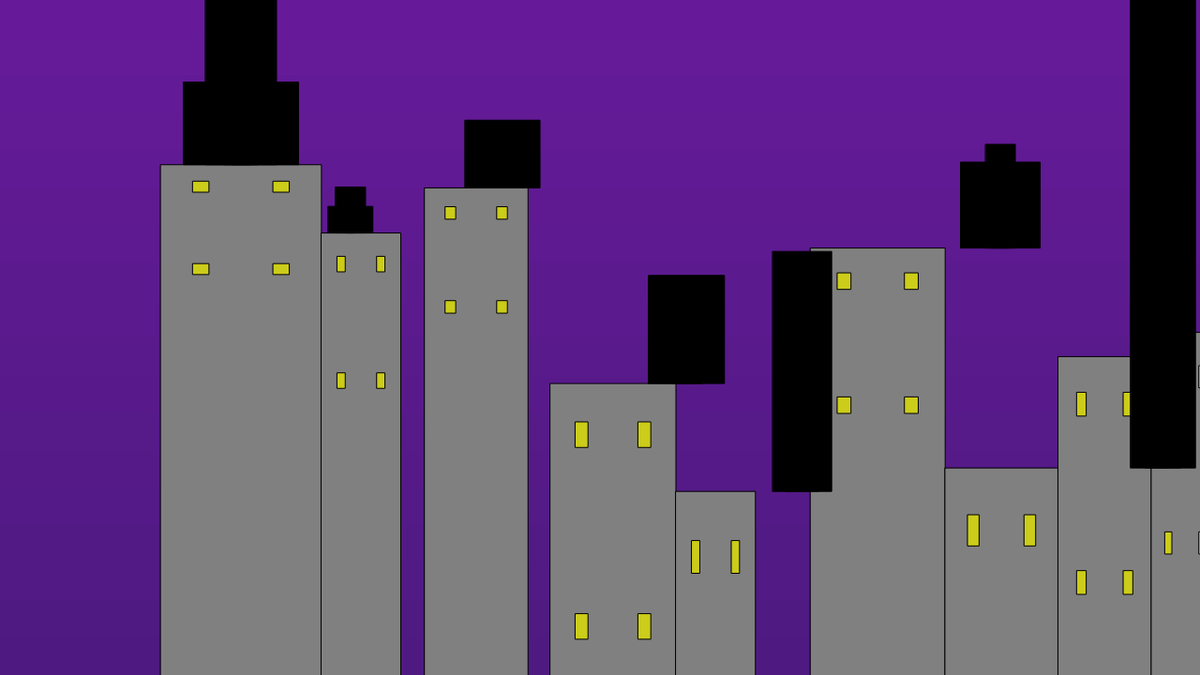
Frame 1 (no input)
Frame 60 (no input): identical to frame 1, image omitted
Frame 120 (the mouse pressed at the canvas centre since frame 60): identical to frame 1, image omitted

The p5.js sketch that drew this single still picture (run headless with seeded random() and noise() and a simulated clock; from frame 60 on, the mouse is pressed at the canvas centre):

// p5.js sketch
// ── sketch.js
var buildingList = []

var windowList = []

var storeyList = []

var num = 10; //number of buildings



function setup()
{
	colorMode(RGB, 1);
	createCanvas(1280, 720);
	background(0.5)

	color_gradient(40)
// #############################################################################################
//Put Objects into their Arrays

	for (var i = 0; i < 10; i++)         //put BUILDINGS into its Array
	{
	buildingList[i] = new Building00(i); //(noise_index)
	}


	for (var i = 0; i < 10; i++)         //put WINDOWS into its Array
	{
	windowList[i] = new Windows00(buildingList[i].x, buildingList[i].y,
	                            buildingList[i].offset);
	}

	for (var i = 0; i < 10; i++)         //put WINDOWS into its Array
	{
	storeyList[i] = new Storey00(buildingList[i].x, buildingList[i].y,
	                             buildingList[i].offset);
	}





// #############################################################################################
//Call functions.

	push()
	  for (var i = 0; i < num; i++)
	  {
  		buildingList[i].show();

	    if (i < buildingList.length -1)
	    {
	      if ((buildingList[i+1].x) < (buildingList[i].x))
	        {
	          translate((buildingList[i].x) - (buildingList[i+1].x), 0)
	        }
	    }
	  }
	pop()


	push()
		for (var i = 0; i < num; i++)
		{
			windowList[i].show();

		    if (i < buildingList.length -1)
		    {
		      if ((buildingList[i+1].x) < (buildingList[i].x))
		        {
		          translate((buildingList[i].x) - (buildingList[i+1].x), 0)
		        }
		    }











			
		}




	pop() 


	push()
		for (var i = 0; i < num; i++)
		{
			storeyList[i].show();
		}
	pop() 


 // #############################################################################################

}

function draw()
{


  // windowList[0].show();
  //storeyList[0].show();
}


function Building00(noise_index)
{
    this.x = noise(noise_index * .8) * width/5;
    this.y = noise(noise_index * .8 + 100) * height;

    this.ratio = this.y / this.x;

    if (this.ratio  > 65 )
    {
      this.x *= map(this.ratio, 0, 500, 0, 200);
    }

    this.offset = 0;

    this.offset += this.x ;

    this.show = function()
    {
      fill(0.5)

      rect(this.x, this.y, this.x, height)

      translate(this.offset, 0)
    }
}







function color_gradient(thickness) // height and width of the canvas.
{                            //thickness of a subdivision. The thinner, the smoother.
    for (i = 0; i < height; i+= thickness)
    {
      var R = map(i, 0, height, 0.4, 0.3);
      var G = map(i, 0, height, 0.2, 0.1);
      var B = map(i, 0, height, 0.6, 0.5);


      push();

        fill(R, 0.1, B); //purple

        noStroke()  

        rect(0, i, width, thickness);

      pop();
    }
}
// ── particles.js
function Particles00() 
{
    this.x = random(width)
    this.y = random(200)

    this.len = random(2, 5)



    this.change = 0


    this.yspeed  = random(0, 0.75);             //use random for variation in speeds
    this.xspeed  = random(-0.5, 0.);


    this.show = function()
    {
        noStroke()
        fill(0.9, 0.9, 0.1)

        this.change += 0.1

        if (this.change > 6.28)
        {
            this.change = 0
        }

        this.scale = sin(this.change)*5


        // this.y += this.yspeed;                  //continuously update the xy position to simulate snow falling
        // this.x += this.xspeed;


        rect(this.x, this.y, this.len + this.scale, this.len + this.scale)
    }

}
// ── storey.js
function Storey00(buildingLen, buildingHeight, building_xoff)
{
    this.level_num = 4 //Math.floor(Math.random() * 4);  //get a random number of floors

    this.floor_len = buildingLen * random(0.5, 0.8)  //make the floor length smaller than the base building length



    this.x_offset = (buildingLen - this.floor_len)/2 //move the floor to the CENTER of the previous floor


    this.show = function()
    {
        fill(0)
        translate(building_xoff + this.x_offset, 0) //building offset + floor offset

        for (var i = 0; i < this.level_num; i ++) // for loop to make the floors
        {
            this.floor_height = this.floor_len / random(0, 2)

            //translate(0, )


          if( i == 0)
          {
            rect(0, buildingHeight-this.floor_height, this.floor_len, this.floor_height)
          }  



          if( i >=1 )
          {
              translate((last_floor_len - this.floor_len)/2 , 0)
              rect(0, buildingHeight-this.floor_height, this.floor_len, this.floor_height)
          }

         
            

            var last_floor_len = this.floor_len //store the length of the current/last floor to be.

            this.floor_len *= random(0.3, 0.7) // make the next floor length smaller



        }




    }
}
// ── windows.js
function Windows00(buildingLen, buildingHeight, building_xoff) //the length and height of the build the windows belong to. x and y translation offset.
{
    this.x = buildingLen/10
    this.y = buildingHeight/15


    this.x_range = buildingLen;
    this.y_range = buildingHeight;


    this.x_offset = building_xoff// + (buildingLen/2)/2;
    this.y_offset = this.y_range * 1.1;


    this.show = function()
    {
        fill(0.8, 0.8, 0.1)

        translate(this.x_offset, 0) //horizontally move onto the building.

        for (var i = 0; i < this.x_range; i += buildingLen/2)
        {
            for (var j = 0; j < this.y_range; j += buildingHeight/2)
            {
              push()
                translate(i , j)
                rect(buildingLen/4 - this.x/2, this.y_offset, this.x, this.y) //creation y value is based on y_offst, the height of the building
              pop()
            }
        }
    }

}
